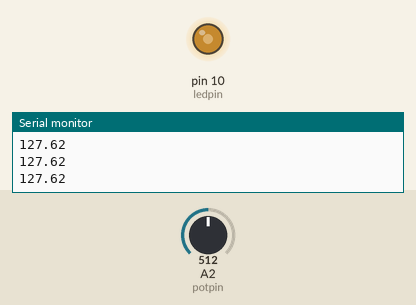
Simulated run of this sketch. Board: Arduino Uno, built with avr-gcc and run on an emulated ATmega328P. Shown: output pins drawn as LEDs (lit = HIGH), the last lines printed to the serial monitor. Inputs (shaded band) come from the test bench; at power-on: A2 (potpin) = 512.

Above: at 1.2 s.
1.3 s: A2 (potpin) set to 716
At 1.9 s:
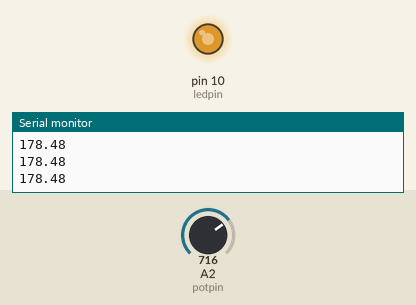
2.8 s: A2 (potpin) set to 900
At 4.0 s:
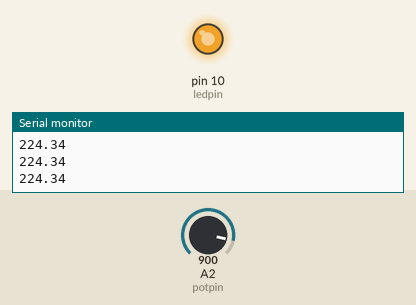
4.3 s: A2 (potpin) set to 122
At 5.2 s:
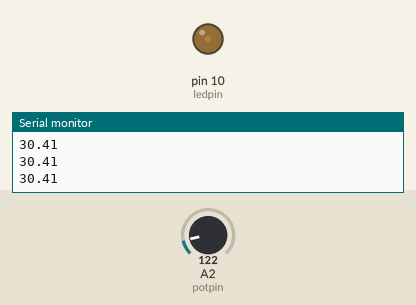
5.8 s: A2 (potpin) set to 0
At 6.3 s:
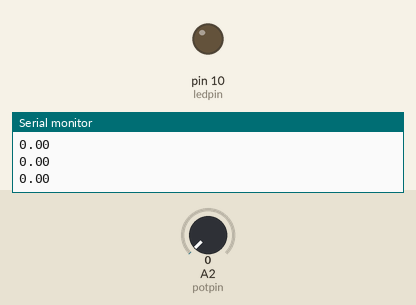
7.3 s: A2 (potpin) set to 511
At 7.6 s:
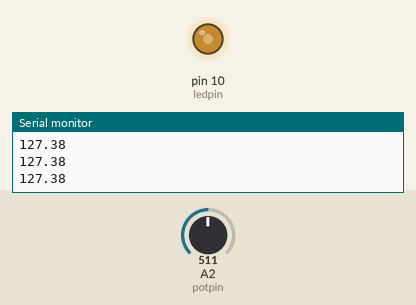
Timing chart, 0 to 9.8 s (numbered marks = the images above; inputs shaded):
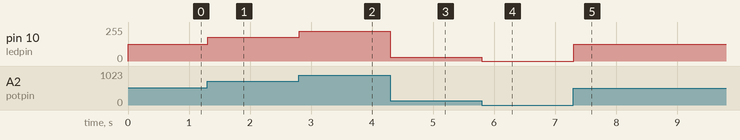

Measured:
- after the input at 1.3 s, pin 10 (ledpin): 127/255 → 178/255 at once
- after the input at 2.8 s, pin 10 (ledpin): 178/255 → 224/255 at once
- after the input at 4.3 s, pin 10 (ledpin): 224/255 → 30/255 at once
- after the input at 5.8 s, pin 10 (ledpin): 30/255 → 0/255 at once
- after the input at 7.3 s, pin 10 (ledpin): 0/255 → 127/255 at once

The sketch:

dimmable_LED.ino
```cpp
int potpin=A2;
int ledpin=10;
int readval;
float ledval;


void setup() {
  // put your setup code here, to run once:
pinMode(potpin,INPUT);
pinMode(ledpin,OUTPUT);
Serial.begin(9600);

}

void loop() {
  // put your main code here, to run repeatedly:
readval=analogRead(potpin);
ledval=(255./1023.)*readval;
analogWrite(ledpin,ledval);
Serial.println(ledval);


}
```
